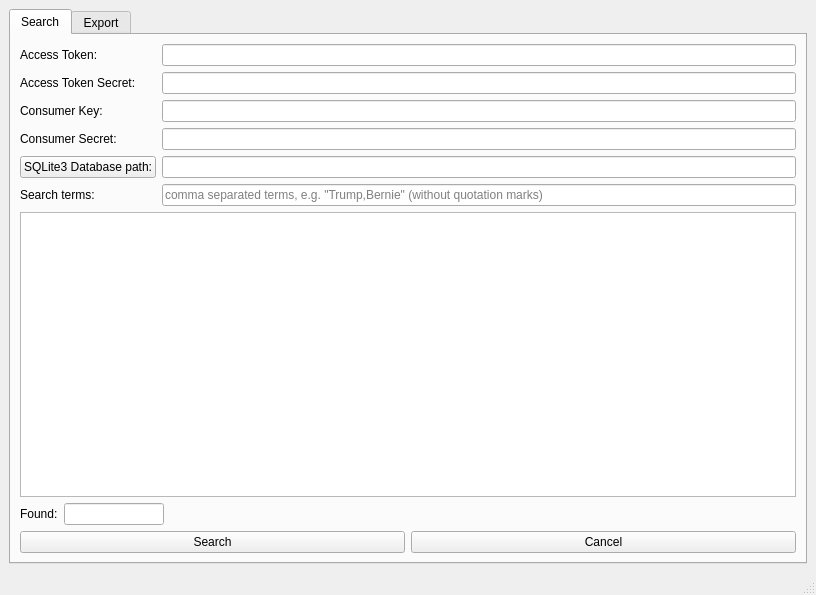
<?xml version="1.0" encoding="UTF-8"?>
<ui version="4.0">
 <class>MainWindow</class>
 <widget class="QMainWindow" name="MainWindow">
  <property name="geometry">
   <rect>
    <x>0</x>
    <y>0</y>
    <width>816</width>
    <height>595</height>
   </rect>
  </property>
  <property name="windowTitle">
   <string>Tweet Watcher</string>
  </property>
  <property name="windowIcon">
   <iconset>
    <normaloff>C:/Users/fuck you/Desktop/1582834885184.jpg</normaloff>C:/Users/fuck you/Desktop/1582834885184.jpg</iconset>
  </property>
  <widget class="QWidget" name="centralwidget">
   <property name="sizePolicy">
    <sizepolicy hsizetype="Expanding" vsizetype="Expanding">
     <horstretch>0</horstretch>
     <verstretch>0</verstretch>
    </sizepolicy>
   </property>
   <layout class="QVBoxLayout" name="verticalLayout_3">
    <item>
     <widget class="QTabWidget" name="tabWidget">
      <property name="maximumSize">
       <size>
        <width>801</width>
        <height>571</height>
       </size>
      </property>
      <property name="palette">
       <palette>
        <active>
         <colorrole role="Light">
          <brush brushstyle="SolidPattern">
           <color alpha="255">
            <red>255</red>
            <green>255</green>
            <blue>255</blue>
           </color>
          </brush>
         </colorrole>
        </active>
        <inactive>
         <colorrole role="Light">
          <brush brushstyle="SolidPattern">
           <color alpha="255">
            <red>255</red>
            <green>255</green>
            <blue>255</blue>
           </color>
          </brush>
         </colorrole>
        </inactive>
        <disabled>
         <colorrole role="Light">
          <brush brushstyle="SolidPattern">
           <color alpha="255">
            <red>255</red>
            <green>255</green>
            <blue>255</blue>
           </color>
          </brush>
         </colorrole>
        </disabled>
       </palette>
      </property>
      <property name="currentIndex">
       <number>0</number>
      </property>
      <widget class="QWidget" name="tabSearch">
       <property name="sizePolicy">
        <sizepolicy hsizetype="Expanding" vsizetype="Expanding">
         <horstretch>0</horstretch>
         <verstretch>0</verstretch>
        </sizepolicy>
       </property>
       <attribute name="title">
        <string>Search</string>
       </attribute>
       <layout class="QVBoxLayout" name="verticalLayout_2">
        <item>
         <layout class="QFormLayout" name="formLayoutSearch">
          <item row="0" column="0">
           <widget class="QLabel" name="labelAccessToken">
            <property name="text">
             <string>Access Token:</string>
            </property>
           </widget>
          </item>
          <item row="0" column="1">
           <widget class="QLineEdit" name="lineAccessToken">
            <property name="readOnly">
             <bool>false</bool>
            </property>
           </widget>
          </item>
          <item row="1" column="0">
           <widget class="QLabel" name="labelAccessTokenSecret">
            <property name="text">
             <string>Access Token Secret:</string>
            </property>
           </widget>
          </item>
          <item row="1" column="1">
           <widget class="QLineEdit" name="lineAccessTokenSecret"/>
          </item>
          <item row="2" column="0">
           <widget class="QLabel" name="labelConsumerKey">
            <property name="text">
             <string>Consumer Key:</string>
            </property>
           </widget>
          </item>
          <item row="2" column="1">
           <widget class="QLineEdit" name="lineConsumerKey"/>
          </item>
          <item row="3" column="0">
           <widget class="QLabel" name="labelConsumerSecret">
            <property name="text">
             <string>Consumer Secret:</string>
            </property>
           </widget>
          </item>
          <item row="3" column="1">
           <widget class="QLineEdit" name="lineConsumerSecret"/>
          </item>
          <item row="4" column="0">
           <widget class="QPushButton" name="pushButtonDatabasePathSearch">
            <property name="text">
             <string>SQLite3 Database path:</string>
            </property>
           </widget>
          </item>
          <item row="4" column="1">
           <widget class="QLineEdit" name="lineDatabasePathSearch"/>
          </item>
          <item row="5" column="0">
           <widget class="QLabel" name="labelSearchTerms">
            <property name="text">
             <string>Search terms:</string>
            </property>
           </widget>
          </item>
          <item row="5" column="1">
           <widget class="QLineEdit" name="lineSearchTerms">
            <property name="placeholderText">
             <string>comma separated terms, e.g. &quot;Trump,Bernie&quot; (without quotation marks)</string>
            </property>
           </widget>
          </item>
         </layout>
        </item>
        <item>
         <widget class="QTextEdit" name="textEditOutput">
          <property name="enabled">
           <bool>true</bool>
          </property>
          <property name="readOnly">
           <bool>true</bool>
          </property>
         </widget>
        </item>
        <item>
         <layout class="QFormLayout" name="formLayout">
          <item row="0" column="0">
           <widget class="QLabel" name="labelFound">
            <property name="maximumSize">
             <size>
              <width>100</width>
              <height>16777215</height>
             </size>
            </property>
            <property name="text">
             <string>Found:</string>
            </property>
           </widget>
          </item>
          <item row="0" column="1">
           <widget class="QLineEdit" name="lineEditFound">
            <property name="sizePolicy">
             <sizepolicy hsizetype="Preferred" vsizetype="Fixed">
              <horstretch>0</horstretch>
              <verstretch>0</verstretch>
             </sizepolicy>
            </property>
            <property name="maximumSize">
             <size>
              <width>100</width>
              <height>16777215</height>
             </size>
            </property>
            <property name="readOnly">
             <bool>true</bool>
            </property>
            <property name="clearButtonEnabled">
             <bool>false</bool>
            </property>
           </widget>
          </item>
         </layout>
        </item>
        <item>
         <layout class="QHBoxLayout" name="horizontalLayout_3">
          <item>
           <widget class="QPushButton" name="searchPushButtonSearch">
            <property name="text">
             <string>Search</string>
            </property>
            <property name="checkable">
             <bool>false</bool>
            </property>
            <property name="checked">
             <bool>false</bool>
            </property>
            <property name="autoDefault">
             <bool>false</bool>
            </property>
            <property name="default">
             <bool>false</bool>
            </property>
            <property name="flat">
             <bool>false</bool>
            </property>
           </widget>
          </item>
          <item>
           <widget class="QPushButton" name="cancelPushButtonSearch">
            <property name="text">
             <string>Cancel</string>
            </property>
           </widget>
          </item>
         </layout>
        </item>
       </layout>
      </widget>
      <widget class="QWidget" name="tabExport">
       <property name="sizePolicy">
        <sizepolicy hsizetype="Expanding" vsizetype="Expanding">
         <horstretch>0</horstretch>
         <verstretch>0</verstretch>
        </sizepolicy>
       </property>
       <attribute name="title">
        <string>Export</string>
       </attribute>
       <layout class="QVBoxLayout" name="verticalLayout">
        <item>
         <layout class="QFormLayout" name="formLayoutExport">
          <item row="0" column="0">
           <widget class="QPushButton" name="pushButtonDatabasePathExport">
            <property name="text">
             <string>SQLite3 Database path:</string>
            </property>
           </widget>
          </item>
          <item row="0" column="1">
           <widget class="QLineEdit" name="lineDatabasePathExport"/>
          </item>
          <item row="1" column="0">
           <widget class="QLabel" name="labelFieldsExport">
            <property name="text">
             <string>Fields:</string>
            </property>
           </widget>
          </item>
          <item row="1" column="1">
           <widget class="QLineEdit" name="lineFieldsExport">
            <property name="placeholderText">
             <string>created_at, user.screen_name, retweeted_status.user.screen_name and text are in by default.</string>
            </property>
           </widget>
          </item>
          <item row="2" column="0">
           <widget class="QLabel" name="labelLanguagesExport">
            <property name="text">
             <string>Languages:</string>
            </property>
           </widget>
          </item>
          <item row="2" column="1">
           <layout class="QHBoxLayout" name="horizontalLayout">
            <item>
             <widget class="QCheckBox" name="checkBoxAll">
              <property name="text">
               <string>All</string>
              </property>
              <property name="checked">
               <bool>true</bool>
              </property>
              <property name="tristate">
               <bool>false</bool>
              </property>
             </widget>
            </item>
            <item>
             <widget class="QLineEdit" name="lineEditLanguages">
              <property name="enabled">
               <bool>false</bool>
              </property>
              <property name="placeholderText">
               <string>pt,en</string>
              </property>
             </widget>
            </item>
           </layout>
          </item>
          <item row="3" column="0">
           <widget class="QLabel" name="labelTable">
            <property name="text">
             <string>Table:</string>
            </property>
           </widget>
          </item>
          <item row="3" column="1">
           <widget class="QComboBox" name="comboBoxSelectTable">
            <property name="maximumSize">
             <size>
              <width>100</width>
              <height>16777215</height>
             </size>
            </property>
           </widget>
          </item>
          <item row="4" column="0">
           <widget class="QLabel" name="labelFormat">
            <property name="text">
             <string>Format:</string>
            </property>
           </widget>
          </item>
          <item row="4" column="1">
           <widget class="QComboBox" name="comboBoxSelectFormat">
            <property name="minimumSize">
             <size>
              <width>100</width>
              <height>0</height>
             </size>
            </property>
            <property name="maximumSize">
             <size>
              <width>100</width>
              <height>16777215</height>
             </size>
            </property>
            <item>
             <property name="text">
              <string>.xlsx</string>
             </property>
            </item>
            <item>
             <property name="text">
              <string>.csv</string>
             </property>
            </item>
           </widget>
          </item>
         </layout>
        </item>
        <item>
         <spacer name="verticalSpacer">
          <property name="orientation">
           <enum>Qt::Vertical</enum>
          </property>
          <property name="sizeHint" stdset="0">
           <size>
            <width>20</width>
            <height>40</height>
           </size>
          </property>
         </spacer>
        </item>
        <item>
         <layout class="QHBoxLayout" name="horizontalLayout_2">
          <item>
           <widget class="QPushButton" name="exportPushButtonExport">
            <property name="text">
             <string>Export</string>
            </property>
            <property name="checkable">
             <bool>false</bool>
            </property>
            <property name="checked">
             <bool>false</bool>
            </property>
            <property name="autoDefault">
             <bool>false</bool>
            </property>
            <property name="default">
             <bool>false</bool>
            </property>
            <property name="flat">
             <bool>false</bool>
            </property>
           </widget>
          </item>
          <item>
           <widget class="QPushButton" name="cancelPushButtonExport">
            <property name="text">
             <string>Cancel</string>
            </property>
           </widget>
          </item>
         </layout>
        </item>
       </layout>
      </widget>
     </widget>
    </item>
   </layout>
  </widget>
  <widget class="QStatusBar" name="statusbar">
   <property name="sizePolicy">
    <sizepolicy hsizetype="Expanding" vsizetype="Expanding">
     <horstretch>0</horstretch>
     <verstretch>0</verstretch>
    </sizepolicy>
   </property>
  </widget>
 </widget>
 <resources/>
 <connections/>
</ui>
